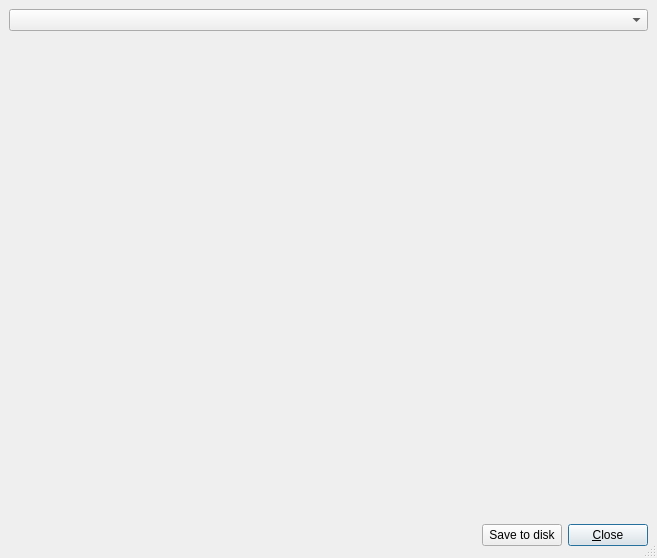
<ui version="4.0" >
 <author></author>
 <comment></comment>
 <exportmacro></exportmacro>
 <class>Gui::Dialog::DlgParameter</class>
 <widget class="QDialog" name="Gui::Dialog::DlgParameter" >
  <property name="geometry" >
   <rect>
    <x>0</x>
    <y>0</y>
    <width>657</width>
    <height>558</height>
   </rect>
  </property>
  <property name="windowTitle" >
   <string>Parameter Editor</string>
  </property>
  <property name="sizeGripEnabled" >
   <bool>true</bool>
  </property>
  <property name="modal" >
   <bool>true</bool>
  </property>
  <layout class="QGridLayout" >
   <property name="margin" >
    <number>9</number>
   </property>
   <property name="spacing" >
    <number>6</number>
   </property>
   <item row="2" column="0" >
    <layout class="QHBoxLayout" >
     <property name="margin" >
      <number>0</number>
     </property>
     <property name="spacing" >
      <number>6</number>
     </property>
     <item>
      <spacer>
       <property name="orientation" >
        <enum>Qt::Horizontal</enum>
       </property>
       <property name="sizeType" >
        <enum>QSizePolicy::Expanding</enum>
       </property>
       <property name="sizeHint" >
        <size>
         <width>351</width>
         <height>27</height>
        </size>
       </property>
      </spacer>
     </item>
     <item>
      <widget class="QPushButton" name="buttonSaveToDisk" >
       <property name="text" >
        <string>Save to disk</string>
       </property>
       <property name="shortcut" >
        <string>Alt+C</string>
       </property>
       <property name="autoDefault" >
        <bool>true</bool>
       </property>
       <property name="default" >
        <bool>true</bool>
       </property>
      </widget>
     </item>
     <item>
      <widget class="QPushButton" name="closeButton" >
       <property name="text" >
        <string>&amp;Close</string>
       </property>
       <property name="shortcut" >
        <string>Alt+C</string>
       </property>
       <property name="autoDefault" >
        <bool>true</bool>
       </property>
       <property name="default" >
        <bool>true</bool>
       </property>
      </widget>
     </item>
    </layout>
   </item>
   <item row="1" column="0" >
    <widget class="QSplitter" name="splitter3" >
     <property name="orientation" >
      <enum>Qt::Horizontal</enum>
     </property>
    </widget>
   </item>
   <item row="0" column="0" >
    <widget class="QComboBox" name="parameterSet" />
   </item>
  </layout>
 </widget>
 <layoutdefault spacing="6" margin="11" />
 <pixmapfunction>qPixmapFromMimeSource</pixmapfunction>
 <resources/>
 <connections/>
</ui>
